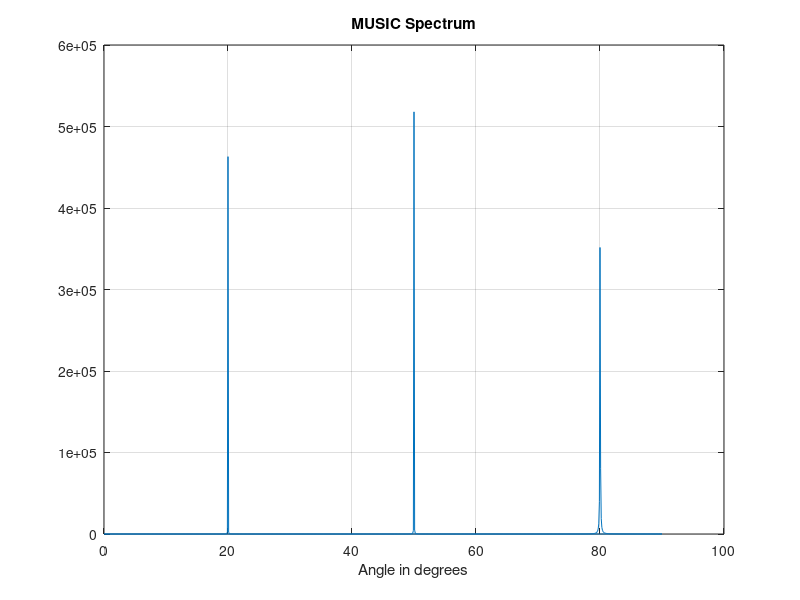

This figure's MATLAB source:
clear all 
clc 
AntennaData = load('test');
DataMatrix=AntennaData.x;
N=15;    %Number of array elements
K=200;   %Number of data snapshots
d=0.5;   %Distance between elements in wavelengths
R=DataMatrix*DataMatrix'/200;
[U,S,V]=svd(R);
[Q ,D]=eig(R);
[D,I]=sort(diag(D),1,'descend');   %Find r largest eigenvalues
Q=Q (:,I); %Sort the eigenvectors to put signal eigenvectors first
%check the matrix to see how many column with zeros(or (i don't remember exactly and i don't have access to the data) maybe column with small values does it have and those are noises and the rest are signals in this code i had 3 signals )  
Qs=Q (:,1:3); %Get the signal eigenvectors
Qn=Q(:,4:N); %Get the noise eigenvectors
angles=(-90:0.1:90);
%Compute steering vectors corresponding values in angles
a1=exp(-i*2*pi*d*(0:N-1)'*sin([angles(:).']*pi/180));
for k=1:length(angles)
%Compute MUSIC ?spectrum?
music_spectrum(k)=(a1(:,k)'*a1(:,k))/(a1(:,k)'*Qn*Qn'*a1(:,k));
end
plot(abs(angles),abs(music_spectrum))
grid on
title('MUSIC Spectrum')
xlabel('Angle in degrees')
